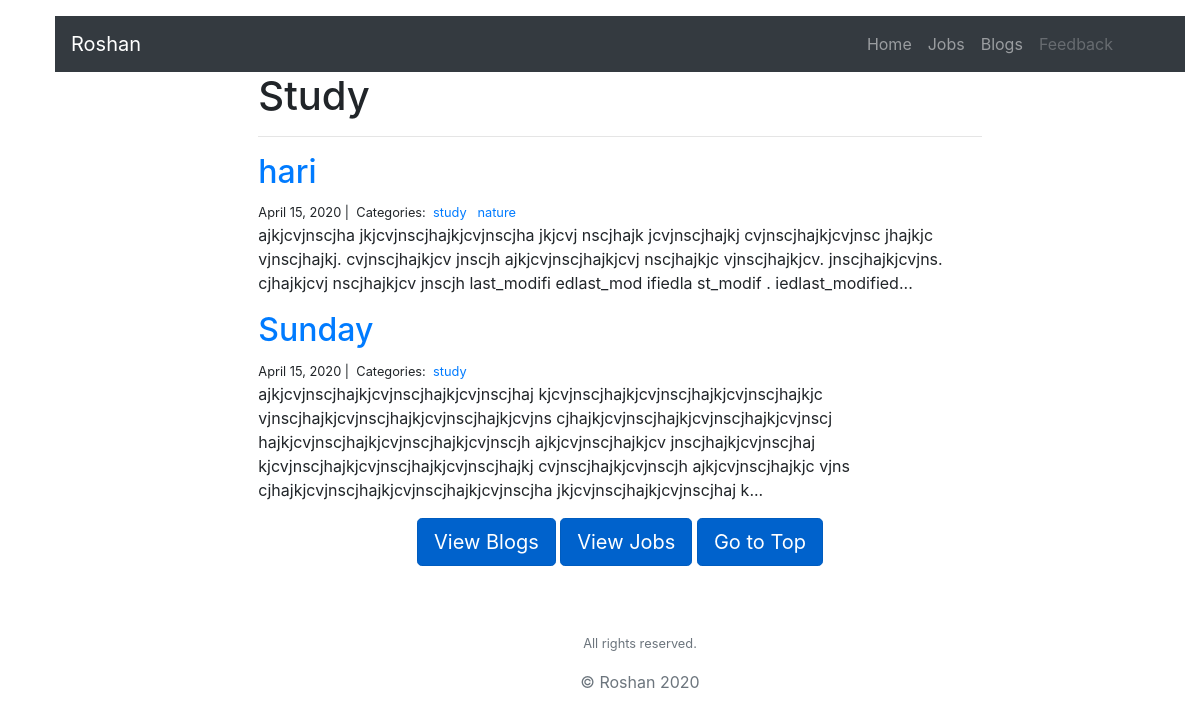
Page /blog/study/ on the committed database.
### blog/models.py (models this page shows, shortened)
class Category(models.Model):
	name=models.CharField(max_length=100)

class Post(models.Model):
	title= models.CharField(max_length=200)
	body=models.TextField()
	created_on = models.DateTimeField(auto_now_add=True)
	last_modified = models.DateTimeField(auto_now=True)
	categories = models.ManyToManyField('Category', related_name='posts')

### blog/views.py (the view)
# urls.py: path('<category>/', views.blog_category, name='blog_category'),
def blog_category(request, category):
	posts = Post.objects.filter(categories__name__contains=category).order_by('-created_on')
	context = {
		'category': category,
		'posts': posts
		}
	return render(request, 'blogs/blog_category.html', context)

### templates/blogs/blog_category.html (shortened to what this page needs)
{% extends "base.html" %}
{% load static %}
{% block page_content %}
<div class="col-md-8 offset-md-2">
    <h1>{{ category | title }}</h1>
    <hr>
    {% for post in posts %}
        <h2><a href="{% url 'blog:blog_detail' post.pk%}">{{ post.title }}</a></h2>
        <small>
            {{ post.created_on.date }} |&nbsp;
            Categories:&nbsp;
            {% for category in post.categories.all %}
            <a href="{% url 'blog:blog_category' category.name %}">
                {{ category.name }}
            </a>&nbsp;
            {% endfor %}
        </small>
        <p>{{ post.body | slice:":400" }}...</p>
    {% endfor %}
</div>
{% endblock %}

### rows in the picture
Category: name "Study", name "study"
Post: title "hari", created_on "April 15, 2020", body "ajkjcvjnscjha jkjcvjnscjhajkjcvjnscjha jkjcvj nscjhajk jcvjnscjhajkj cvjnscjhajkjcvjnsc jhajkjc vjnscjhajkj. cvjnscjhajkjcv jnscjh ajkjcvjnscjhajkjcvj nscjhajkjc vjnscjhajkjcv. jnscjhajkjcvjns. cjhajkjcvj nscjhajkjcv jnscjh last_modifi edlast_mod ifiedla st_modif . iedlast_modified"
Category: name "nature"
Post: title "Sunday", created_on "April 15, 2020", body "ajkjcvjnscjhajkjcvjnscjhajkjcvjnscjhaj kjcvjnscjhajkjcvjnscjhajkjcvjnscjhajkjc vjnscjhajkjcvjnscjhajkjcvjnscjhajkjcvjns cjhajkjcvjnscjhajkjcvjnscjhajkjcvjnscj hajkjcvjnscjhajkjcvjnscjhajkjcvjnscjh ajkjcvjnscjhajkjcv jnscjhajkjcvjnscjhaj kjcvjnscjhajkjcvjnscjhajkjcvjnscjhajkj cvjnscjhajkjcvjnscjh ajkjcvjnscjhajkjc vjns cjhajkjcvjnscjhajkjcvjnscjhajkjcvjnscjha jkjcvjnscjhajkjcvjnscjhaj k"
